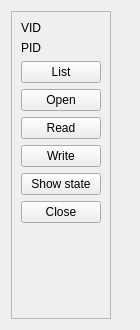
<?xml version="1.0" encoding="UTF-8"?>
<ui version="4.0">
 <class>HID_device</class>
 <widget class="QWidget" name="HID_device">
  <property name="geometry">
   <rect>
    <x>0</x>
    <y>0</y>
    <width>140</width>
    <height>330</height>
   </rect>
  </property>
  <property name="windowTitle">
   <string>HID_device</string>
  </property>
  <layout class="QHBoxLayout" name="horizontalLayout">
   <item>
    <widget class="QFrame" name="frame">
     <property name="frameShape">
      <enum>QFrame::StyledPanel</enum>
     </property>
     <property name="frameShadow">
      <enum>QFrame::Raised</enum>
     </property>
     <layout class="QVBoxLayout" name="verticalLayout_2">
      <item>
       <layout class="QGridLayout" name="gridLayout">
        <item row="0" column="0">
         <widget class="QLabel" name="label">
          <property name="text">
           <string>VID</string>
          </property>
         </widget>
        </item>
        <item row="1" column="0">
         <widget class="QLabel" name="label_2">
          <property name="text">
           <string>PID</string>
          </property>
         </widget>
        </item>
        <item row="0" column="1">
         <widget class="HexSpinBox" name="vid_widget" native="true"/>
        </item>
        <item row="1" column="1">
         <widget class="HexSpinBox" name="pid_widget" native="true"/>
        </item>
       </layout>
      </item>
      <item>
       <widget class="QPushButton" name="btn_list_usb">
        <property name="text">
         <string>List</string>
        </property>
       </widget>
      </item>
      <item>
       <widget class="QPushButton" name="btn_open">
        <property name="text">
         <string>Open</string>
        </property>
       </widget>
      </item>
      <item>
       <widget class="QPushButton" name="btn_read">
        <property name="text">
         <string>Read</string>
        </property>
       </widget>
      </item>
      <item>
       <widget class="QPushButton" name="btn_write">
        <property name="text">
         <string>Write</string>
        </property>
       </widget>
      </item>
      <item>
       <widget class="QPushButton" name="btn_show">
        <property name="text">
         <string>Show state</string>
        </property>
       </widget>
      </item>
      <item>
       <widget class="QPushButton" name="btn_close">
        <property name="text">
         <string>Close</string>
        </property>
       </widget>
      </item>
      <item>
       <spacer name="verticalSpacer">
        <property name="orientation">
         <enum>Qt::Vertical</enum>
        </property>
        <property name="sizeHint" stdset="0">
         <size>
          <width>20</width>
          <height>40</height>
         </size>
        </property>
       </spacer>
      </item>
     </layout>
    </widget>
   </item>
   <item>
    <widget class="QWidget" name="widget" native="true"/>
   </item>
  </layout>
 </widget>
 <customwidgets>
  <customwidget>
   <class>HexSpinBox</class>
   <extends>QWidget</extends>
   <header>hexspinbox.hpp</header>
   <container>1</container>
  </customwidget>
 </customwidgets>
 <tabstops>
  <tabstop>btn_list_usb</tabstop>
  <tabstop>btn_open</tabstop>
  <tabstop>btn_read</tabstop>
  <tabstop>btn_write</tabstop>
  <tabstop>btn_show</tabstop>
  <tabstop>btn_close</tabstop>
 </tabstops>
 <resources/>
 <connections/>
</ui>
